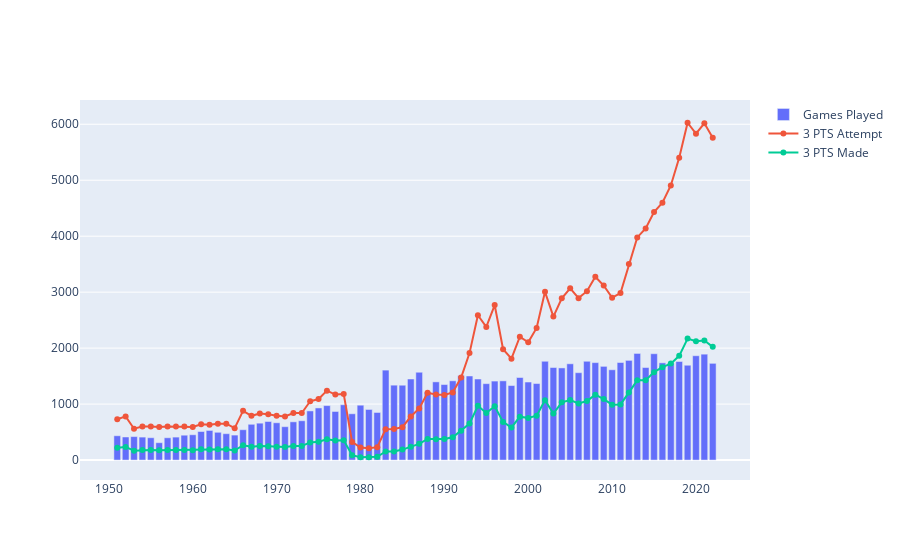

The code cell stored with this chart in its notebook:
### Code cell
x = three_for_graph.index
a = three_for_graph["Games Played"]
b = three_for_graph["3-Pt FG Attempts"]
c = three_for_graph["3-Pt FG Made"]

# Create traces
fig = go.Figure()
fig.add_trace(go.Bar(x=x, y=a, name="Games Played"))
fig.add_trace(go.Scatter(x=x, y=b, mode="markers+lines", name="3 PTS Attempt"))
fig.add_trace(go.Scatter(x=x, y=c, mode="markers+lines", name="3 PTS Made"))


fig.show()
